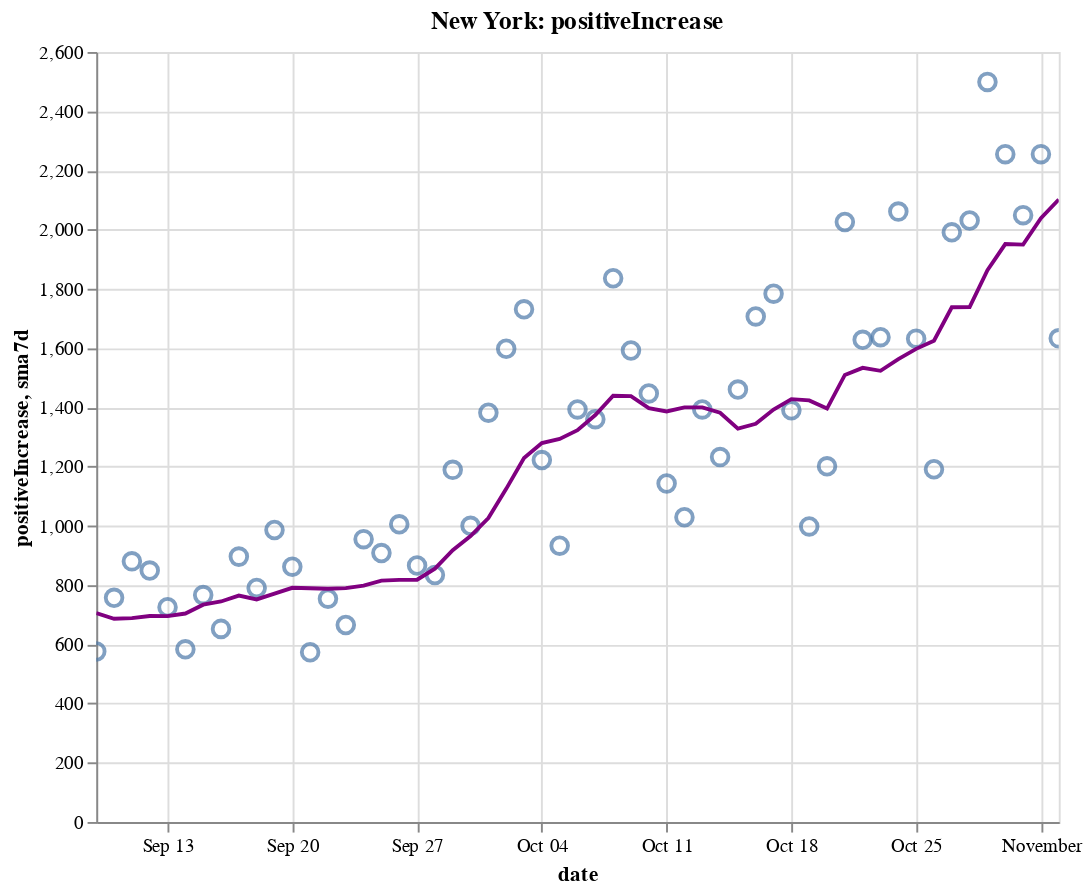

The notebook cell this image was saved under:
### Code cell
create_plot(ny, 'positiveIncrease')

### Figure 1 — Vega-Lite specification as saved in the notebook (floating-point values rounded to 4 significant figures)
{"config": {"view": {"continuousWidth": 400, "continuousHeight": 300}}, "layer": [{"layer": [{"mark": {"type": "point", "size": 75}, "encoding": {"tooltip": [{"type": "temporal", "field": "date"}, {"type": "quantitative", "field": "positiveIncrease"}, {"type": "quantitative", "field": "sma7d"}], "x": {"type": "temporal", "field": "date"}, "y": {"type": "quantitative", "field": "positiveIncrease"}}, "selection": {"selector008": {"type": "interval", "bind": "scales", "encodings": ["x", "y"]}}}, {"mark": {"type": "line", "color": "purple"}, "encoding": {"x": {"type": "temporal", "field": "date"}, "y": {"type": "quantitative", "field": "sma7d"}}}]}, {"mark": {"type": "rule", "color": "#aaa"}, "encoding": {"x": {"type": "temporal", "field": "date"}}, "transform": [{"filter": {"selection": "selector007"}}]}, {"mark": "circle", "encoding": {"opacity": {"condition": {"value": 1, "selection": "selector007"}, "value": 0}, "tooltip": [{"type": "temporal", "field": "date"}, {"type": "quantitative", "field": "positiveIncrease"}, {"type": "quantitative", "field": "sma7d"}], "x": {"type": "temporal", "field": "date"}, "y": {"type": "quantitative", "field": "positiveIncrease"}}, "selection": {"selector007": {"type": "single", "encodings": ["x"], "on": "mouseover", "nearest": true, "empty": "none"}}}, {"mark": {"type": "text", "align": "left", "dx": 5, "dy": -5, "stroke": "white", "strokeWidth": 2}, "encoding": {"text": {"type": "quantitative", "field": "positiveIncrease"}, "tooltip": [{"type": "temporal", "field": "date"}, {"type": "quantitative", "field": "positiveIncrease"}, {"type": "quantitative", "field": "sma7d"}], "x": {"type": "temporal", "field": "date"}, "y": {"type": "quantitative", "field": "positiveIncrease"}}, "transform": [{"filter": {"selection": "selector007"}}]}, {"mark": {"type": "text", "align": "left", "dx": 5, "dy": -5}, "encoding": {"text": {"type": "quantitative", "field": "positiveIncrease"}, "tooltip": [{"type": "temporal", "field": "date"}, {"type": "quantitative", "field": "positiveIncrease"}, {"type": "quantitative", "field": "sma7d"}], "x": {"type": "temporal", "field": "date"}, "y": {"type": "quantitative", "field": "positiveIncrease"}}, "transform": [{"filter": {"selection": "selector007"}}]}], "data": {"name": "data-e431a2923a65654e8482e22609bd44c7"}, "height": 400, "title": "New York: positiveIncrease", "width": 500, "$schema": "https://vega.github.io/schema/vega-lite/v4.8.1.json", "datasets": {"data-e431a2923a65654e8482e22609bd44c7": [{"date": "2020-09-09T00:00:00", "totalTestResultsIncrease": 63230.0, "positiveIncrease": 576.0, "death": 25370.0, "deathIncrease": 3.0, "positiveRate": 0.009, "state": "New York", "sma7d": 705.1}, {"date": "2020-09-10T00:00:00", "totalTestResultsIncrease": 76810.0, "positiveIncrease": 757.0, "death": 25380.0, "deathIncrease": 7.0, "positiveRate": 0.01, "state": "New York", "sma7d": 686.3}, {"date": "2020-09-11T00:00:00", "totalTestResultsIncrease": 89720.0, "positiveIncrease": 880.0, "death": 25380.0, "deathIncrease": 5.0, "positiveRate": 0.01, "state": "New York", "sma7d": 688.6}, {"date": "2020-09-12T00:00:00", "totalTestResultsIncrease": 102900.0, "positiveIncrease": 849.0, "death": 25380.0, "deathIncrease": 2.0, "positiveRate": 0.008, "state": "New York", "sma7d": 695.4}, {"date": "2020-09-13T00:00:00", "totalTestResultsIncrease": 72670.0, "positiveIncrease": 725.0, "death": 25390.0, "deathIncrease": 6.0, "positiveRate": 0.01, "state": "New York", "sma7d": 694.9}, {"date": "2020-09-14T00:00:00", "totalTestResultsIncrease": 63360.0, "positiveIncrease": 583.0, "death": 25390.0, "deathIncrease": 4.0, "positiveRate": 0.009, "state": "New York", "sma7d": 703.9}, {"date": "2020-09-15T00:00:00", "totalTestResultsIncrease": 73680.0, "positiveIncrease": 766.0, "death": 25400.0, "deathIncrease": 11.0, "positiveRate": 0.01, "state": "New York", "sma7d": 733.7}, {"date": "2020-09-16T00:00:00", "totalTestResultsIncrease": 75090.0, "positiveIncrease": 652.0, "death": 25410.0, "deathIncrease": 5.0, "positiveRate": 0.009, "state": "New York", "sma7d": 744.6}, {"date": "2020-09-17T00:00:00", "totalTestResultsIncrease": 91500.0, "positiveIncrease": 896.0, "death": 25410.0, "deathIncrease": 3.0, "positiveRate": 0.01, "state": "New York", "sma7d": 764.4}, {"date": "2020-09-18T00:00:00", "totalTestResultsIncrease": 89730.0, "positiveIncrease": 790.0, "death": 25420.0, "deathIncrease": 10.0, "positiveRate": 0.009, "state": "New York", "sma7d": 751.6}, {"date": "2020-09-19T00:00:00", "totalTestResultsIncrease": 110400.0, "positiveIncrease": 986.0, "death": 25420.0, "deathIncrease": 2.0, "positiveRate": 0.009, "state": "New York", "sma7d": 771.1}, {"date": "2020-09-20T00:00:00", "totalTestResultsIncrease": 100400.0, "positiveIncrease": 862.0, "death": 25430.0, "deathIncrease": 2.0, "positiveRate": 0.009, "state": "New York", "sma7d": 790.7}, {"date": "2020-09-21T00:00:00", "totalTestResultsIncrease": 58320.0, "positiveIncrease": 573.0, "death": 25430.0, "deathIncrease": 1.0, "positiveRate": 0.01, "state": "New York", "sma7d": 789.3}, {"date": "2020-09-22T00:00:00", "totalTestResultsIncrease": 84000.0, "positiveIncrease": 754.0, "death": 25430.0, "deathIncrease": 4.0, "positiveRate": 0.009, "state": "New York", "sma7d": 787.6}, {"date": "2020-09-23T00:00:00", "totalTestResultsIncrease": 70930.0, "positiveIncrease": 665.0, "death": 25440.0, "deathIncrease": 5.0, "positiveRate": 0.009, "state": "New York", "sma7d": 789.4}, {"date": "2020-09-24T00:00:00", "totalTestResultsIncrease": 92950.0, "positiveIncrease": 955.0, "death": 25440.0, "deathIncrease": 2.0, "positiveRate": 0.01, "state": "New York", "sma7d": 797.9}, {"date": "2020-09-25T00:00:00", "totalTestResultsIncrease": 94820.0, "positiveIncrease": 908.0, "death": 25450.0, "deathIncrease": 7.0, "positiveRate": 0.01, "state": "New York", "sma7d": 814.7}, {"date": "2020-09-26T00:00:00", "totalTestResultsIncrease": 99950.0, "positiveIncrease": 1005.0, "death": 25450.0, "deathIncrease": 4.0, "positiveRate": 0.01, "state": "New York", "sma7d": 817.4}, {"date": "2020-09-27T00:00:00", "totalTestResultsIncrease": 84770.0, "positiveIncrease": 866.0, "death": 25460.0, "deathIncrease": 6.0, "positiveRate": 0.01, "state": "New York", "sma7d": 818.0}, {"date": "2020-09-28T00:00:00", "totalTestResultsIncrease": 52940.0, "positiveIncrease": 834.0, "death": 25470.0, "deathIncrease": 12.0, "positiveRate": 0.016, "state": "New York", "sma7d": 855.3}, {"date": "2020-09-29T00:00:00", "totalTestResultsIncrease": 88230.0, "positiveIncrease": 1189.0, "death": 25470.0, "deathIncrease": 2.0, "positiveRate": 0.013, "state": "New York", "sma7d": 917.4}, {"date": "2020-09-30T00:00:00", "totalTestResultsIncrease": 97960.0, "positiveIncrease": 1000.0, "death": 25480.0, "deathIncrease": 9.0, "positiveRate": 0.01, "state": "New York", "sma7d": 965.3}, {"date": "2020-10-01T00:00:00", "totalTestResultsIncrease": 109200.0, "positiveIncrease": 1382.0, "death": 25490.0, "deathIncrease": 11.0, "positiveRate": 0.013, "state": "New York", "sma7d": 1026.0}, {"date": "2020-10-02T00:00:00", "totalTestResultsIncrease": 119500.0, "positiveIncrease": 1598.0, "death": 25500.0, "deathIncrease": 7.0, "positiveRate": 0.013, "state": "New York", "sma7d": 1125.0}, {"date": "2020-10-03T00:00:00", "totalTestResultsIncrease": 134300.0, "positiveIncrease": 1731.0, "death": 25500.0, "deathIncrease": 8.0, "positiveRate": 0.013, "state": "New York", "sma7d": 1229.0}, {"date": "2020-10-04T00:00:00", "totalTestResultsIncrease": 110300.0, "positiveIncrease": 1222.0, "death": 25520.0, "deathIncrease": 14.0, "positiveRate": 0.011, "state": "New York", "sma7d": 1279.0}, {"date": "2020-10-05T00:00:00", "totalTestResultsIncrease": 76400.0, "positiveIncrease": 933.0, "death": 25530.0, "deathIncrease": 8.0, "positiveRate": 0.012, "state": "New York", "sma7d": 1294.0}, {"date": "2020-10-06T00:00:00", "totalTestResultsIncrease": 96360.0, "positiveIncrease": 1393.0, "death": 25540.0, "deathIncrease": 9.0, "positiveRate": 0.014, "state": "New York", "sma7d": 1323.0}, {"date": "2020-10-07T00:00:00", "totalTestResultsIncrease": 108200.0, "positiveIncrease": 1360.0, "death": 25540.0, "deathIncrease": 9.0, "positiveRate": 0.013, "state": "New York", "sma7d": 1374.0}, {"date": "2020-10-08T00:00:00", "totalTestResultsIncrease": 145800.0, "positiveIncrease": 1836.0, "death": 25560.0, "deathIncrease": 10.0, "positiveRate": 0.013, "state": "New York", "sma7d": 1439.0}, {"date": "2020-10-09T00:00:00", "totalTestResultsIncrease": 139300.0, "positiveIncrease": 1592.0, "death": 25560.0, "deathIncrease": 6.0, "positiveRate": 0.011, "state": "New York", "sma7d": 1438.0}, {"date": "2020-10-10T00:00:00", "totalTestResultsIncrease": 134600.0, "positiveIncrease": 1447.0, "death": 25570.0, "deathIncrease": 8.0, "positiveRate": 0.011, "state": "New York", "sma7d": 1398.0}, {"date": "2020-10-11T00:00:00", "totalTestResultsIncrease": 118300.0, "positiveIncrease": 1143.0, "death": 25570.0, "deathIncrease": 5.0, "positiveRate": 0.01, "state": "New York", "sma7d": 1386.0}, {"date": "2020-10-12T00:00:00", "totalTestResultsIncrease": 91790.0, "positiveIncrease": 1029.0, "death": 25590.0, "deathIncrease": 13.0, "positiveRate": 0.011, "state": "New York", "sma7d": 1400.0}, {"date": "2020-10-13T00:00:00", "totalTestResultsIncrease": 99070.0, "positiveIncrease": 1393.0, "death": 25600.0, "deathIncrease": 11.0, "positiveRate": 0.014, "state": "New York", "sma7d": 1400.0}, {"date": "2020-10-14T00:00:00", "totalTestResultsIncrease": 111700.0, "positiveIncrease": 1232.0, "death": 25600.0, "deathIncrease": 7.0, "positiveRate": 0.011, "state": "New York", "sma7d": 1382.0}, {"date": "2020-10-15T00:00:00", "totalTestResultsIncrease": 133200.0, "positiveIncrease": 1460.0, "death": 25620.0, "deathIncrease": 13.0, "positiveRate": 0.011, "state": "New York", "sma7d": 1328.0}, {"date": "2020-10-16T00:00:00", "totalTestResultsIncrease": 136000.0, "positiveIncrease": 1707.0, "death": 25630.0, "deathIncrease": 10.0, "positiveRate": 0.013, "state": "New York", "sma7d": 1344.0}, {"date": "2020-10-17T00:00:00", "totalTestResultsIncrease": 160000.0, "positiveIncrease": 1784.0, "death": 25640.0, "deathIncrease": 9.0, "positiveRate": 0.011, "state": "New York", "sma7d": 1393.0}, {"date": "2020-10-18T00:00:00", "totalTestResultsIncrease": 128800.0, "positiveIncrease": 1390.0, "death": 25640.0, "deathIncrease": 7.0, "positiveRate": 0.011, "state": "New York", "sma7d": 1428.0}, {"date": "2020-10-19T00:00:00", "totalTestResultsIncrease": 82010.0, "positiveIncrease": 998.0, "death": 25660.0, "deathIncrease": 15.0, "positiveRate": 0.012, "state": "New York", "sma7d": 1423.0}, {"date": "2020-10-20T00:00:00", "totalTestResultsIncrease": 90540.0, "positiveIncrease": 1201.0, "death": 25670.0, "deathIncrease": 13.0, "positiveRate": 0.013, "state": "New York", "sma7d": 1396.0}, {"date": "2020-10-21T00:00:00", "totalTestResultsIncrease": 124800.0, "positiveIncrease": 2026.0, "death": 25680.0, "deathIncrease": 7.0, "positiveRate": 0.016, "state": "New York", "sma7d": 1509.0}, {"date": "2020-10-22T00:00:00", "totalTestResultsIncrease": 135300.0, "positiveIncrease": 1628.0, "death": 25690.0, "deathIncrease": 15.0, "positiveRate": 0.012, "state": "New York", "sma7d": 1533.0}, {"date": "2020-10-23T00:00:00", "totalTestResultsIncrease": 141500.0, "positiveIncrease": 1637.0, "death": 25700.0, "deathIncrease": 11.0, "positiveRate": 0.012, "state": "New York", "sma7d": 1523.0}, {"date": "2020-10-24T00:00:00", "totalTestResultsIncrease": 156900.0, "positiveIncrease": 2061.0, "death": 25720.0, "deathIncrease": 13.0, "positiveRate": 0.013, "state": "New York", "sma7d": 1563.0}, {"date": "2020-10-25T00:00:00", "totalTestResultsIncrease": 120800.0, "positiveIncrease": 1632.0, "death": 25730.0, "deathIncrease": 12.0, "positiveRate": 0.014, "state": "New York", "sma7d": 1598.0}, {"date": "2020-10-26T00:00:00", "totalTestResultsIncrease": 82120.0, "positiveIncrease": 1191.0, "death": 25740.0, "deathIncrease": 12.0, "positiveRate": 0.015, "state": "New York", "sma7d": 1625.0}, {"date": "2020-10-27T00:00:00", "totalTestResultsIncrease": 111600.0, "positiveIncrease": 1991.0, "death": 25760.0, "deathIncrease": 16.0, "positiveRate": 0.018, "state": "New York", "sma7d": 1738.0}, {"date": "2020-10-28T00:00:00", "totalTestResultsIncrease": 129700.0, "positiveIncrease": 2031.0, "death": 25770.0, "deathIncrease": 15.0, "positiveRate": 0.016, "state": "New York", "sma7d": 1739.0}, {"date": "2020-10-29T00:00:00", "totalTestResultsIncrease": 168400.0, "positiveIncrease": 2499.0, "death": 25790.0, "deathIncrease": 19.0, "positiveRate": 0.015, "state": "New York", "sma7d": 1863.0}, {"date": "2020-10-30T00:00:00", "totalTestResultsIncrease": 146900.0, "positiveIncrease": 2255.0, "death": 25800.0, "deathIncrease": 12.0, "positiveRate": 0.015, "state": "New York", "sma7d": 1951.0}, {"date": "2020-10-31T00:00:00", "totalTestResultsIncrease": 137000.0, "positiveIncrease": 2049.0, "death": 25810.0, "deathIncrease": 3.0, "positiveRate": 0.015, "state": "New York", "sma7d": 1950.0}, {"date": "2020-11-01T00:00:00", "totalTestResultsIncrease": 148900.0, "positiveIncrease": 2255.0, "death": 25820.0, "deathIncrease": 17.0, "positiveRate": 0.015, "state": "New York", "sma7d": 2039.0}, {"date": "2020-11-02T00:00:00", "totalTestResultsIncrease": 96100.0, "positiveIncrease": 1633.0, "death": 25840.0, "deathIncrease": 14.0, "positiveRate": 0.017, "state": "New York", "sma7d": 2102.0}]}}
